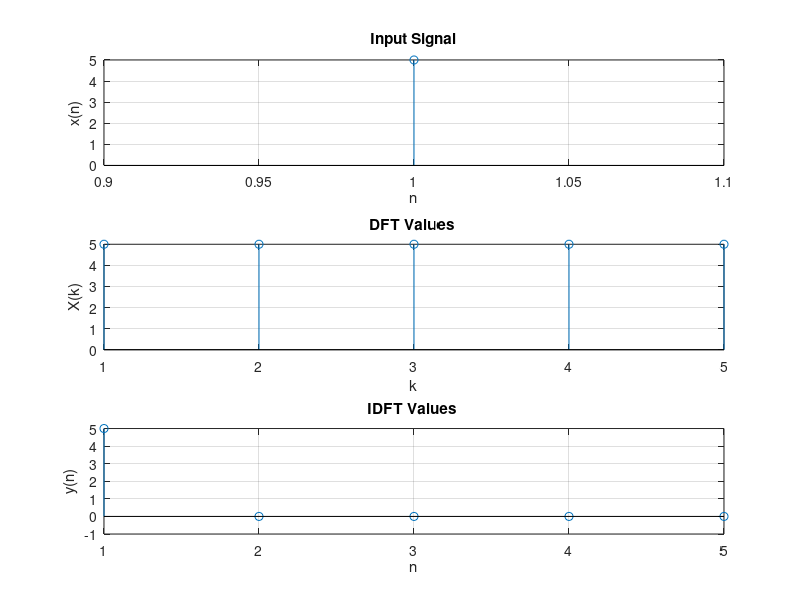

This figure's MATLAB source:
 clc;
close all;

x=input('Enter the sequence x[n]=');
N=input('Enter n');
disp(N);
subplot(3,1,1);
stem(x);
%ylim([-1,2]);
xlabel('n');
ylabel('x(n)');
title('Input Signal');
grid on;

if N>length(x)
    for i =1:N-length(x)
        x=[x 0];
    end
end

y=zeros(1,N);
for k =0:N-1
    for n=0:N-1
        y(k+1)=y(k+1)+x(n+1)*exp((-1i*2*pi*k*n)/N);
    end
end

disp(y);
subplot(3,1,2);
stem(y);
%axis([-7 7 -5 5]);
xlabel('k');
ylabel('X(k)');
title('DFT Values ');
grid on;

M=length(y);
m=zeros(1,M);
for k =0:M-1
    for n=0:M-1
        m(k+1)=m(k+1)+((1/M)*y(n+1)*exp((1i*2*pi*k*n)/M));
    end
end

disp(m);
subplot(3,1,3);
stem(m);
xlabel('n');
ylabel('y(n)');
title('IDFT Values ');
grid on;